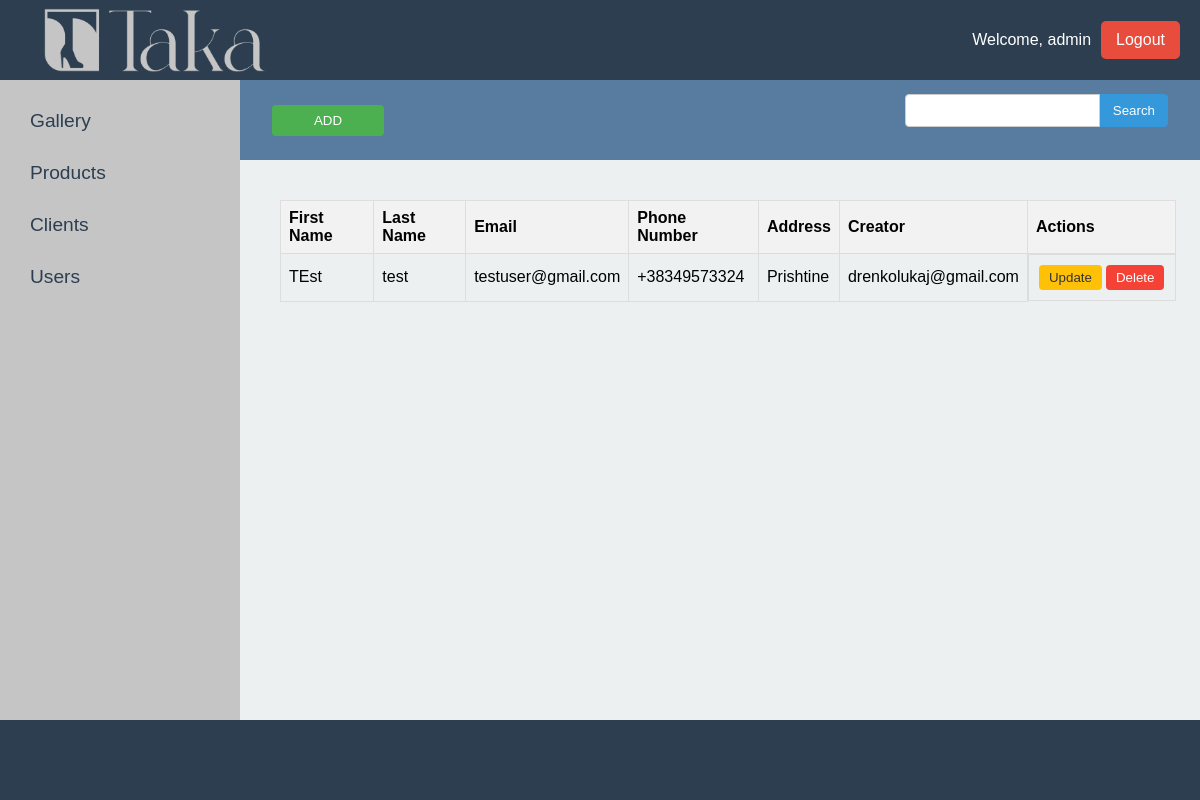
The app's page /clients (signed in) with its own data.
### tables this page shows
CREATE TABLE `clients` (
  `Clientid` int(11) NOT NULL,
  `first_name` varchar(50) NOT NULL,
  `last_name` varchar(50) NOT NULL,
  `email` varchar(100) NOT NULL,
  `phone_number` varchar(20) DEFAULT NULL,
  `address` varchar(255) DEFAULT NULL,
  `created_at` timestamp NOT NULL DEFAULT current_timestamp(),
  `updated_at` timestamp NOT NULL DEFAULT current_timestamp() ON UPDATE current_timestamp(),
  `creator_id` int(11) DEFAULT NULL
);

CREATE TABLE `users` (
  `id` int(11) NOT NULL,
  `email` varchar(255) NOT NULL,
  `password` varchar(255) NOT NULL,
  `firstname` varchar(255) NOT NULL,
  `lastname` varchar(255) NOT NULL,
  `isAdmin` tinyint(1) NOT NULL
);

### index.php (called while the page is built)
<?php
require 'core/bootstrap.php';
require Router::load('routes.php')->direct(Request::uri(), Request::method());

### core/bootstrap.php (called while the page is built, shortened)
<?php
$app = [];
$app['config'] = require 'config.php';
require 'core/classes/client.php';
require 'core/database/connection.php';
require 'core/database/dbClasses/clientsDB.php';
require 'core/database/queryBuilder.php';
$app['database'] = new QueryBuilder(
    Connection::make($app['config']['database'])
);
$app['product'] = $app['database']->products();
$app['user'] = $app['database']->users();
$app['client'] = $app['database']->clients();

### config.php (called while the page is built)
<?php
return [
    'database' => [
        'name' => 'shop_management_system',
        'username' => 'root',
        'password' => '',
        'connection' => 'mysql:host=127.0.0.1',
        'options' => [
            PDO::ATTR_ERRMODE => PDO::ERRMODE_EXCEPTION
        ]
    ]
];

### core/database/connection.php (called while the page is built)
<?php
class Connection {
    public static function make($config) {
        try {
            return new PDO(
                $config['connection'].';dbname='.$config['name'],
                $config['username'],
                $config['password'],
                $config['options']
            );
        } catch (PDOException $e) {
            die($e->getMessage());
        }
    }
}

### core/database/queryBuilder.php (called while the page is built, shortened)
<?php
class QueryBuilder
{
    protected $pdo;
    public function __construct($pdo)
    {
        $this->pdo = $pdo;
    }
    public function products()
    {
        return new ProductDB($this->pdo);
    }
    public function users()
    {
        return new UsersDB($this->pdo);
    }
    public function clients()
    {
        return new ClientsDB($this->pdo);
    }
}

### core/database/dbClasses/clientsDB.php (called while the page is built, shortened)
<?php
class ClientsDB
{
    private $pdo;
    public function __construct($pdo)
    {
        $this->pdo = $pdo;
    }
    public function getAllClients()
    {
        $query = "SELECT c.*, u.email as CreatorEmail FROM Clients c
                    left join users u on u.id=c.creator_id
        ";
        $result = $this->pdo->query($query);
        $Clients = [];
        while ($row = $result->fetch(PDO::FETCH_ASSOC)) {
            $id = $row['Clientid'];
            if (!isset($Clients[$id])) {
                $Client = new Client(
                    $row['Clientid'],
                    $row['first_name'],
                    $row['last_name'],
                    $row['email'],
                    $row['phone_number'],
                    $row['address'],
                    $row['CreatorEmail']
                );
                $Clients[$id] = $Client;
            }
        }
        return array_values($Clients);
    }
}

### core/classes/client.php (called while the page is built)
<?php
class Client
{
    private $id;
    private $firstName;
    private $lastName;
    private $email;
    private $phoneNumber;
    private $address;
    private $userid;
    public function __construct($id = null, $firstName, $lastName, $email, $phoneNumber = null, $address = null, $userid)
    {
        $this->id = $id;
        $this->firstName = $firstName;
        $this->lastName = $lastName;
        $this->email = $email;
        $this->phoneNumber = $phoneNumber;
        $this->address = $address;
        $this->userid = $userid;
    }
    public function getId()
    {
        return $this->id;
    }
    public function getFirstName()
    {
        return $this->firstName;
    }
    public function getLastName()
    {
        return $this->lastName;
    }
    public function getEmail()
    {
        return $this->email;
    }
    public function getPhoneNumber()
    {
        return $this->phoneNumber;
    }
    public function getAddress()
    {
        return $this->address;
    }
    public function getUser()
    {
        return $this->userid;
    }
}

### views/Clients.view.php (the view, shortened to what this page needs)
<?php require 'partials/head.php' ?>
<?php require 'partials/header.php' ?>
<div class="main-container">
    <?php require 'partials/sidebar.php' ?>
    <div class="container" id="container">
        <?php require 'partials/controlButtons.php' ?>
        <div class="content">
            <table>
                <thead>
                    <tr>
                        <th>First Name</th>
                        <th>Last Name</th>
                        <th>Email</th>
                        <th>Phone Number</th>
                        <th>Address</th>
                        <th>Creator</th>
                        <th>Actions</th>
                    </tr>
                </thead>
                <tbody>
                    <?php
                    foreach ($clients as $client) {
                        echo "<tr>";
                        echo "<td>" . htmlspecialchars($client->getFirstName()) . "</td>";
                        echo "<td>" . htmlspecialchars($client->getLastName()) . "</td>";
                        echo "<td>" . htmlspecialchars($client->getEmail()) . "</td>";
                        echo "<td>" . htmlspecialchars($client->getPhoneNumber()) . "</td>";
                        echo "<td>" . htmlspecialchars($client->getAddress()) . "</td>";
                        echo "<td>" . htmlspecialchars($client->getUser()) . "</td>";
                        echo '<td class="actions">
                                <button onclick="openUpdateModal(' . $client->getId() . ')" class="btn btn-update">Update</button>
                                <form method="post" action="/delete-client" onsubmit="return confirmDelete()">
                                    <input type="hidden" name="_method" value="DELETE">
                                    <input type="hidden" name="clientId" value="' . $client->getId() . '">
                                    <button type="submit" class="btn btn-delete">Delete</button>
                                </form>
                            </td>';
                        echo "</tr>";
                    }
                    ?>
                </tbody>
            </table>
        </div>
    </div>
</div>
<footer></footer>
</body>
</html>

### Assets/css/login.css (style rules this page uses)
html body { height: 100%; }

### Assets/css/styles.css (style rules this page uses)
* { padding: 0; margin: 0; box-sizing: border-box; font-family: 'Poppins', sans-serif; }
body { background-color: #ecf0f1; display: flex; flex-direction: column; min-height: 100vh; }
.main-container { display: flex; flex: 1; }
.container { width: 80vw; }
footer { height: 10vh; background-color: #2c3e50; margin-top: auto; }
.content { display: flex; justify-content: flex-start; overflow-x: auto; }

### Assets/css/carousel.css (style rules this page uses)
.content { padding: 1.5rem; display: flex; overflow-x: scroll; }

### Assets/css/table.css (style rules this page uses)
table { border-collapse: collapse; width: 100%; margin-left: 1rem; margin-top: 1rem; }
th, td { border: 1px solid #ddd; padding: 8px; text-align: left; }
th { background-color: #f2f2f2; }
.actions { white-space: nowrap; display: flex; }
.btn { padding: 5px 10px; margin: 2px; border: none; border-radius: 4px; cursor: pointer; transition: background-color 0.3s ease; }
.btn-update { background-color: #ffc107; color: #333; }
.btn-delete { background-color: #f44336; color: #fff; }

### Assets/css/navbar.css (style rules this page uses)
:root { --main-color: #C5C5C5; --secondary-color: #2C3E50; }

### records on screen
clients: first_name "TEst", last_name "test", email "testuser@gmail.com", phone_number "+38349573324", address "Prishtine", creator.email "drenkolukaj@gmail.com"

### other values on screen
$_SESSION['email'] "admin"
